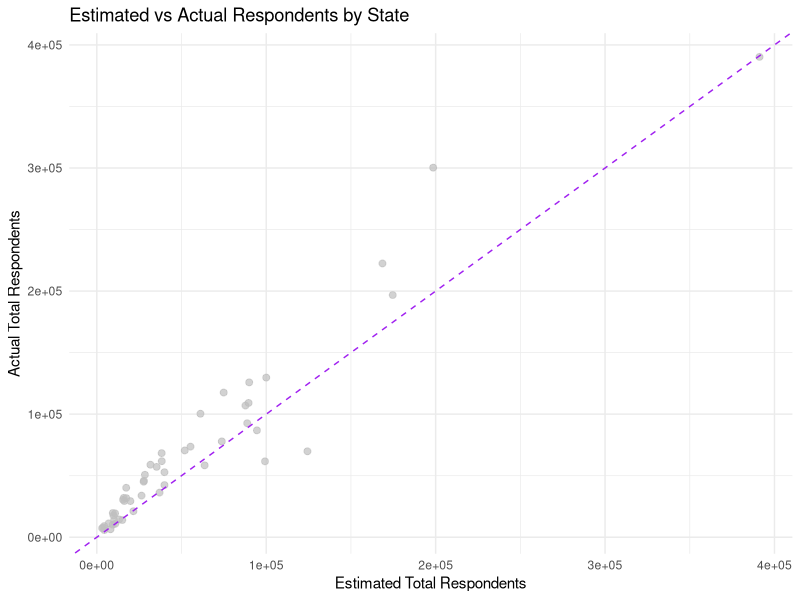

This figure's R source:
## ---- chunk 1
#| include: false
#| warning: false
#| message: false

library(tidyverse)
library(ggplot2) 
## ---- chunk 2
#| echo: false
#| warning: false
#| fig-cap: "Estimated vs. Actual Respondents by State"
#| label: fig-estimate-vs-actual

# Load the estimated data
estimated_data <- read_csv("data/analysis_data/estimated_total_by_state.csv")

# Plot: Estimated vs. Actual Respondents
ggplot(estimated_data, aes(x = estimated_total, y = actual_total)) +
  geom_point(color = "grey", size = 2, alpha = 0.7) +
  geom_abline(slope = 1, intercept = 0, linetype = "dashed", color = "purple") +
  labs(x = "Estimated Total Respondents",
       y = "Actual Total Respondents",
       title = "Estimated vs Actual Respondents by State") +
  theme_minimal()
